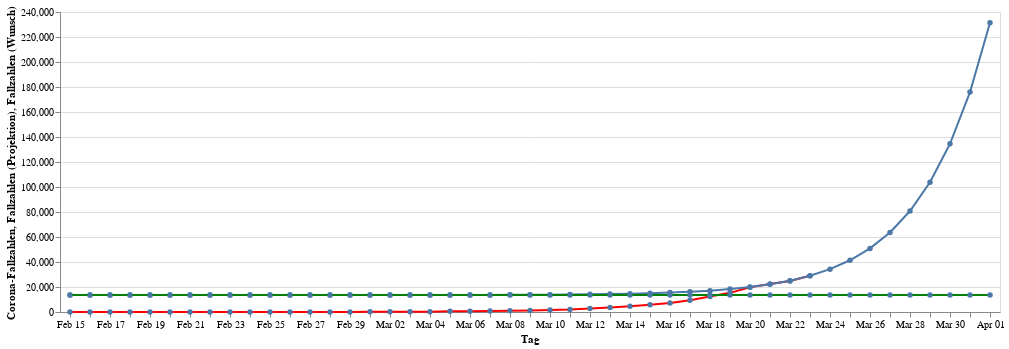

Write notebook code for a chart like this one.
### Code cell
exponent = 0.99
projection_dream = projection_data.copy()
projection_dream["curve"] = [corona_curve(d.toordinal(), exponent, params[1], params[2]) for d in projection_dream["day"]]
infections_chart = alt.Chart(data).mark_line(point=True, color="red").encode(
    alt.X("monthdate(day):O", title="Tag"),
    alt.Y("cases:Q", title="Corona-Fallzahlen"))
projection_chart = alt.Chart(projection_data).mark_line(point=True).encode(
    alt.X("monthdate(day):O", title="Tag"),
    alt.Y("curve:Q", title="Fallzahlen (Projektion)"))
projection_dream_chart = alt.Chart(projection_dream).mark_line(point=True, color="green").encode(
    alt.X("monthdate(day):O", title="Tag"),
    alt.Y("curve:Q", title="Fallzahlen (Wunsch)"))
infections_chart + projection_chart + projection_dream_chart

### Figure 1 — Vega-Lite specification as saved in the notebook (floating-point values rounded to 4 significant figures)
{"config": {"view": {"continuousWidth": 400, "continuousHeight": 300}}, "layer": [{"data": {"name": "data-c3296096b88d61888a5ba735af87cc0c"}, "mark": {"type": "line", "color": "red", "point": true}, "encoding": {"x": {"type": "ordinal", "field": "day", "timeUnit": "monthdate", "title": "Tag"}, "y": {"type": "quantitative", "field": "cases", "title": "Corona-Fallzahlen"}}}, {"data": {"name": "data-e0ddb0bc1176659036fdc1147a329dd9"}, "mark": {"type": "line", "point": true}, "encoding": {"x": {"type": "ordinal", "field": "day", "timeUnit": "monthdate", "title": "Tag"}, "y": {"type": "quantitative", "field": "curve", "title": "Fallzahlen (Projektion)"}}}, {"data": {"name": "data-e8b0b39f335e54163de8e2f55a305a95"}, "mark": {"type": "line", "color": "green", "point": true}, "encoding": {"x": {"type": "ordinal", "field": "day", "timeUnit": "monthdate", "title": "Tag"}, "y": {"type": "quantitative", "field": "curve", "title": "Fallzahlen (Wunsch)"}}}], "$schema": "https://vega.github.io/schema/vega-lite/v4.0.2.json", "datasets": {"data-c3296096b88d61888a5ba735af87cc0c": [{"day": "2020-02-15T00:00:00", "cases": 16}, {"day": "2020-02-16T00:00:00", "cases": 16}, {"day": "2020-02-17T00:00:00", "cases": 16}, {"day": "2020-02-18T00:00:00", "cases": 16}, {"day": "2020-02-19T00:00:00", "cases": 16}, {"day": "2020-02-20T00:00:00", "cases": 16}, {"day": "2020-02-21T00:00:00", "cases": 16}, {"day": "2020-02-22T00:00:00", "cases": 16}, {"day": "2020-02-23T00:00:00", "cases": 16}, {"day": "2020-02-24T00:00:00", "cases": 16}, {"day": "2020-02-25T00:00:00", "cases": 18}, {"day": "2020-02-26T00:00:00", "cases": 26}, {"day": "2020-02-27T00:00:00", "cases": 48}, {"day": "2020-02-28T00:00:00", "cases": 74}, {"day": "2020-02-29T00:00:00", "cases": 79}, {"day": "2020-03-01T00:00:00", "cases": 130}, {"day": "2020-03-02T00:00:00", "cases": 165}, {"day": "2020-03-03T00:00:00", "cases": 203}, {"day": "2020-03-04T00:00:00", "cases": 262}, {"day": "2020-03-05T00:00:00", "cases": 545}, {"day": "2020-03-06T00:00:00", "cases": 670}, {"day": "2020-03-07T00:00:00", "cases": 800}, {"day": "2020-03-08T00:00:00", "cases": 1040}, {"day": "2020-03-09T00:00:00", "cases": 1224}, {"day": "2020-03-10T00:00:00", "cases": 1565}, {"day": "2020-03-11T00:00:00", "cases": 1966}, {"day": "2020-03-12T00:00:00", "cases": 2745}, {"day": "2020-03-13T00:00:00", "cases": 3675}, {"day": "2020-03-14T00:00:00", "cases": 4599}, {"day": "2020-03-15T00:00:00", "cases": 5813}, {"day": "2020-03-16T00:00:00", "cases": 7272}, {"day": "2020-03-17T00:00:00", "cases": 9367}, {"day": "2020-03-18T00:00:00", "cases": 12327}, {"day": "2020-03-19T00:00:00", "cases": 15320}, {"day": "2020-03-20T00:00:00", "cases": 19848}, {"day": "2020-03-21T00:00:00", "cases": 22364}, {"day": "2020-03-22T00:00:00", "cases": 24873}, {"day": "2020-03-23T00:00:00", "cases": 29056}], "data-e0ddb0bc1176659036fdc1147a329dd9": [{"day": "2020-02-15T00:00:00", "curve": 13540.0}, {"day": "2020-02-16T00:00:00", "curve": 13540.0}, {"day": "2020-02-17T00:00:00", "curve": 13540.0}, {"day": "2020-02-18T00:00:00", "curve": 13540.0}, {"day": "2020-02-19T00:00:00", "curve": 13540.0}, {"day": "2020-02-20T00:00:00", "curve": 13540.0}, {"day": "2020-02-21T00:00:00", "curve": 13540.0}, {"day": "2020-02-22T00:00:00", "curve": 13540.0}, {"day": "2020-02-23T00:00:00", "curve": 13540.0}, {"day": "2020-02-24T00:00:00", "curve": 13540.0}, {"day": "2020-02-25T00:00:00", "curve": 13540.0}, {"day": "2020-02-26T00:00:00", "curve": 13550.0}, {"day": "2020-02-27T00:00:00", "curve": 13550.0}, {"day": "2020-02-28T00:00:00", "curve": 13550.0}, {"day": "2020-02-29T00:00:00", "curve": 13560.0}, {"day": "2020-03-01T00:00:00", "curve": 13560.0}, {"day": "2020-03-02T00:00:00", "curve": 13570.0}, {"day": "2020-03-03T00:00:00", "curve": 13580.0}, {"day": "2020-03-04T00:00:00", "curve": 13600.0}, {"day": "2020-03-05T00:00:00", "curve": 13620.0}, {"day": "2020-03-06T00:00:00", "curve": 13640.0}, {"day": "2020-03-07T00:00:00", "curve": 13680.0}, {"day": "2020-03-08T00:00:00", "curve": 13730.0}, {"day": "2020-03-09T00:00:00", "curve": 13790.0}, {"day": "2020-03-10T00:00:00", "curve": 13880.0}, {"day": "2020-03-11T00:00:00", "curve": 13990.0}, {"day": "2020-03-12T00:00:00", "curve": 14150.0}, {"day": "2020-03-13T00:00:00", "curve": 14360.0}, {"day": "2020-03-14T00:00:00", "curve": 14640.0}, {"day": "2020-03-15T00:00:00", "curve": 15010.0}, {"day": "2020-03-16T00:00:00", "curve": 15510.0}, {"day": "2020-03-17T00:00:00", "curve": 16190.0}, {"day": "2020-03-18T00:00:00", "curve": 17100.0}, {"day": "2020-03-19T00:00:00", "curve": 18310.0}, {"day": "2020-03-20T00:00:00", "curve": 19940.0}, {"day": "2020-03-21T00:00:00", "curve": 22130.0}, {"day": "2020-03-22T00:00:00", "curve": 25070.0}, {"day": "2020-03-23T00:00:00", "curve": 29000.0}, {"day": "2020-03-24T00:00:00", "curve": 34290.0}, {"day": "2020-03-25T00:00:00", "curve": 41380.0}, {"day": "2020-03-26T00:00:00", "curve": 50890.0}, {"day": "2020-03-27T00:00:00", "curve": 63650.0}, {"day": "2020-03-28T00:00:00", "curve": 80770.0}, {"day": "2020-03-29T00:00:00", "curve": 103700.0}, {"day": "2020-03-30T00:00:00", "curve": 134600.0}, {"day": "2020-03-31T00:00:00", "curve": 175900.0}, {"day": "2020-04-01T00:00:00", "curve": 231400.0}], "data-e8b0b39f335e54163de8e2f55a305a95": [{"day": "2020-02-15T00:00:00", "curve": 13540.0}, {"day": "2020-02-16T00:00:00", "curve": 13540.0}, {"day": "2020-02-17T00:00:00", "curve": 13540.0}, {"day": "2020-02-18T00:00:00", "curve": 13540.0}, {"day": "2020-02-19T00:00:00", "curve": 13540.0}, {"day": "2020-02-20T00:00:00", "curve": 13540.0}, {"day": "2020-02-21T00:00:00", "curve": 13540.0}, {"day": "2020-02-22T00:00:00", "curve": 13540.0}, {"day": "2020-02-23T00:00:00", "curve": 13540.0}, {"day": "2020-02-24T00:00:00", "curve": 13540.0}, {"day": "2020-02-25T00:00:00", "curve": 13540.0}, {"day": "2020-02-26T00:00:00", "curve": 13540.0}, {"day": "2020-02-27T00:00:00", "curve": 13540.0}, {"day": "2020-02-28T00:00:00", "curve": 13540.0}, {"day": "2020-02-29T00:00:00", "curve": 13540.0}, {"day": "2020-03-01T00:00:00", "curve": 13540.0}, {"day": "2020-03-02T00:00:00", "curve": 13540.0}, {"day": "2020-03-03T00:00:00", "curve": 13540.0}, {"day": "2020-03-04T00:00:00", "curve": 13540.0}, {"day": "2020-03-05T00:00:00", "curve": 13540.0}, {"day": "2020-03-06T00:00:00", "curve": 13540.0}, {"day": "2020-03-07T00:00:00", "curve": 13540.0}, {"day": "2020-03-08T00:00:00", "curve": 13540.0}, {"day": "2020-03-09T00:00:00", "curve": 13540.0}, {"day": "2020-03-10T00:00:00", "curve": 13540.0}, {"day": "2020-03-11T00:00:00", "curve": 13540.0}, {"day": "2020-03-12T00:00:00", "curve": 13540.0}, {"day": "2020-03-13T00:00:00", "curve": 13540.0}, {"day": "2020-03-14T00:00:00", "curve": 13540.0}, {"day": "2020-03-15T00:00:00", "curve": 13540.0}, {"day": "2020-03-16T00:00:00", "curve": 13540.0}, {"day": "2020-03-17T00:00:00", "curve": 13540.0}, {"day": "2020-03-18T00:00:00", "curve": 13540.0}, {"day": "2020-03-19T00:00:00", "curve": 13540.0}, {"day": "2020-03-20T00:00:00", "curve": 13540.0}, {"day": "2020-03-21T00:00:00", "curve": 13540.0}, {"day": "2020-03-22T00:00:00", "curve": 13540.0}, {"day": "2020-03-23T00:00:00", "curve": 13540.0}, {"day": "2020-03-24T00:00:00", "curve": 13540.0}, {"day": "2020-03-25T00:00:00", "curve": 13540.0}, {"day": "2020-03-26T00:00:00", "curve": 13540.0}, {"day": "2020-03-27T00:00:00", "curve": 13540.0}, {"day": "2020-03-28T00:00:00", "curve": 13540.0}, {"day": "2020-03-29T00:00:00", "curve": 13540.0}, {"day": "2020-03-30T00:00:00", "curve": 13540.0}, {"day": "2020-03-31T00:00:00", "curve": 13540.0}, {"day": "2020-04-01T00:00:00", "curve": 13540.0}]}}
